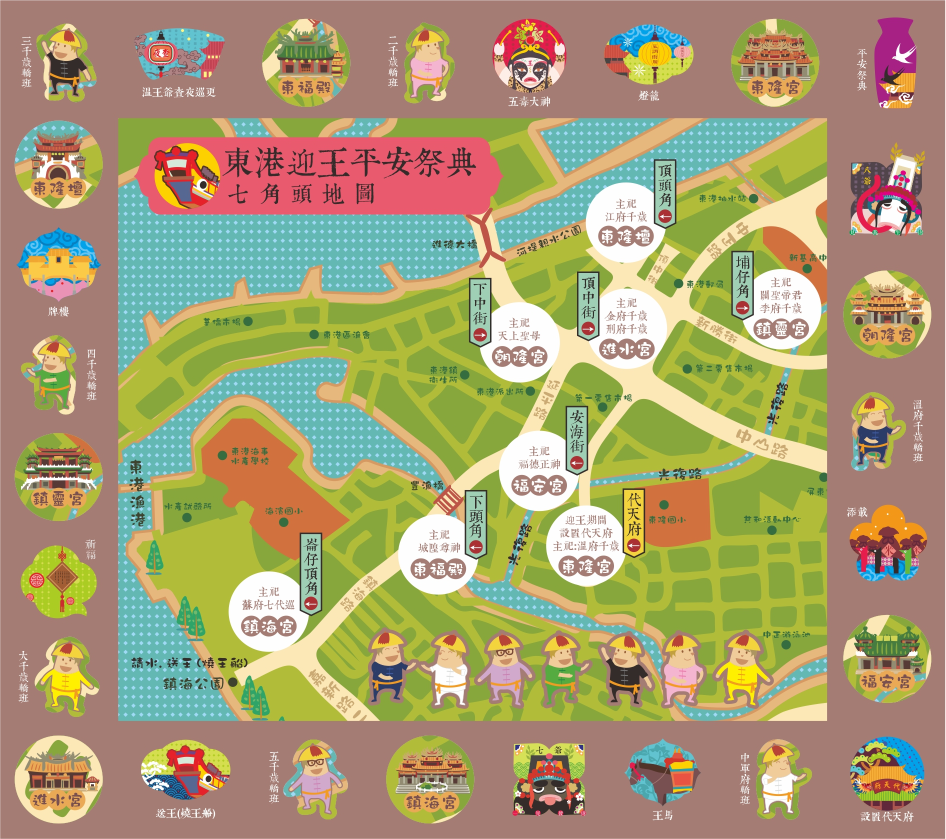
#> input picture art-source/donggang-original-map.jpg, 1891 x 1678 px (shown at 1/2 size)
$ python trace-terrain.py
#> lines starting #> are read from the running program, lines starting #| are printed output that depends on the picture
from pathlib import Path
from typing import Final
import re
from PIL import Image
import vtracer

ROOT: Final = Path(__file__).resolve().parents[1]
with Image.open(ROOT / 'art-source/donggang-original-map.jpg') as original:
#> original is the input picture: PIL image 1891x1678 RGB; mean R, G, B 168.4, 156.6, 114.1
    normalized = original.convert('RGBA').resize((1694, 1504), Image.Resampling.LANCZOS)
    terrain = normalized.crop((211, 212, 1482, 1293))
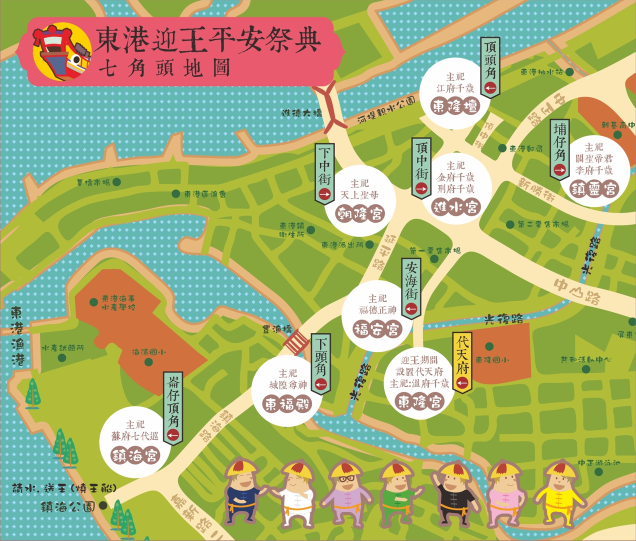
#> terrain: PIL image 1271x1081 RGBA (shown at 1/2 size); mean R, G, B, A 169.5, 175.6, 115.3, 255
#> (the run stopped early here; a loop or call above may not have finished)
